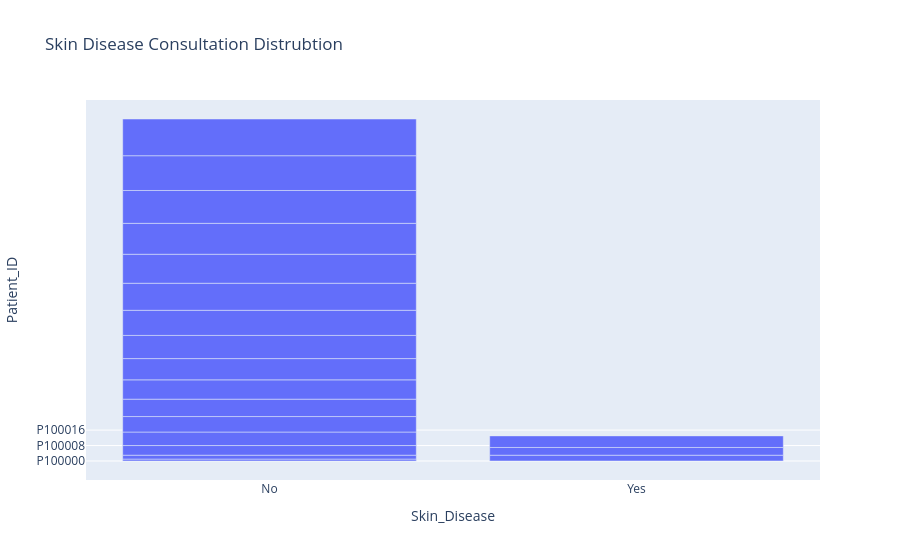

Write notebook code for a chart like this one.
### Code cell
fig = px.bar(df.head(20), x = 'Skin_Disease', y = 'Patient_ID', title = 'Skin Disease Consultation Distrubtion')
fig.show()

### Figure 1 — Plotly figure (JSON) as saved in the notebook; plotly's stock layout.template omitted (floating-point values rounded to 4 significant figures)
{"data": [{"hovertemplate": "Skin_Disease=%{x}<br>Patient_ID=%{y}<extra></extra>", "legendgroup": "", "marker": {"color": "#636efa", "pattern": {"shape": ""}}, "name": "", "orientation": "v", "showlegend": false, "textposition": "auto", "type": "bar", "x": ["No", "No", "No", "Yes", "Yes", "No", "Yes", "No", "No", "No", "No", "No", "No", "No", "No", "No", "No", "No", "No", "No"], "xaxis": "x", "y": ["P100000", "P100001", "P100002", "P100003", "P100004", "P100005", "P100006", "P100007", "P100008", "P100009", "P100010", "P100011", "P100012", "P100013", "P100014", "P100015", "P100016", "P100017", "P100018", "P100019"], "yaxis": "y"}], "layout": {"barmode": "relative", "legend": {"tracegroupgap": 0}, "title": {"text": "Skin Disease Consultation Distrubtion"}, "xaxis": {"anchor": "y", "domain": [0, 1], "title": {"text": "Skin_Disease"}}, "yaxis": {"anchor": "x", "domain": [0, 1], "title": {"text": "Patient_ID"}}}}
